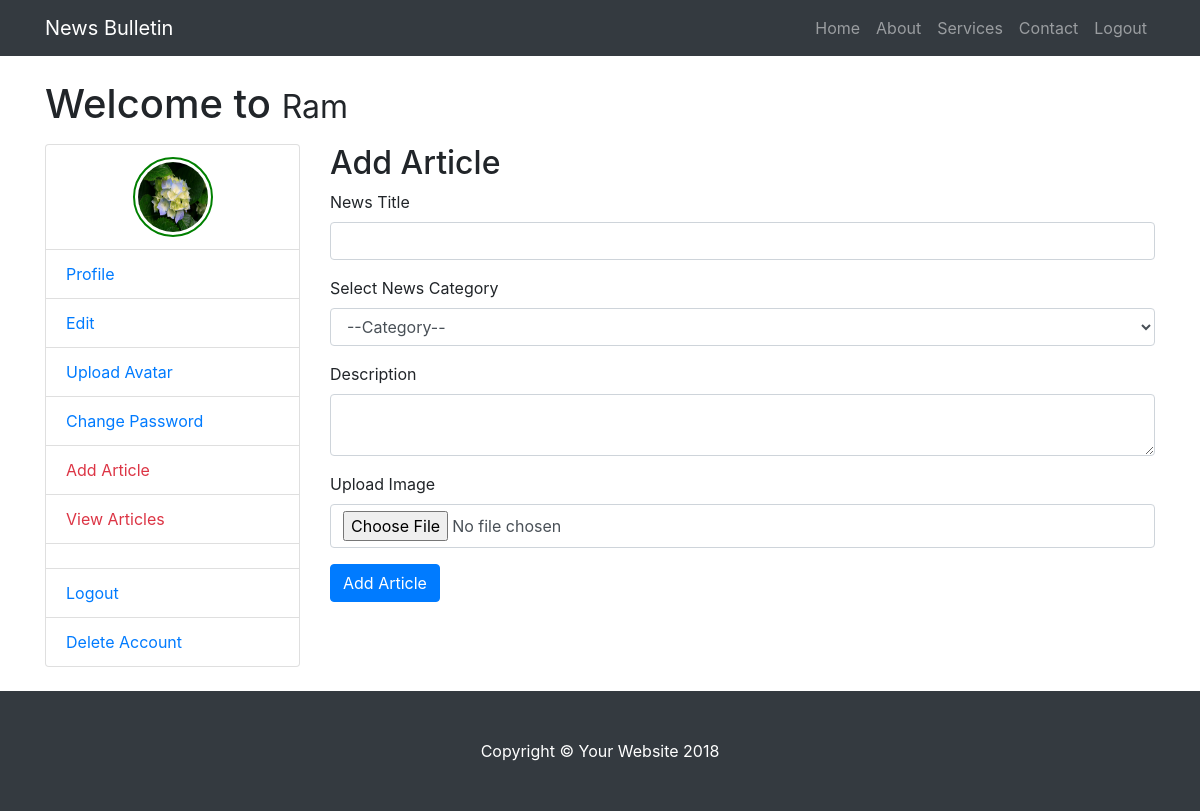
The app's page /article_add.php (signed in) with its own data.
### tables this page shows
CREATE TABLE `register` (
  `id` int(11) NOT NULL,
  `username` varchar(250) NOT NULL,
  `email` varchar(250) NOT NULL,
  `password` varchar(40) NOT NULL,
  `gender` varchar(10) NOT NULL,
  `mobile` varchar(10) NOT NULL,
  `address` text NOT NULL,
  `city` varchar(50) NOT NULL,
  `state` varchar(50) NOT NULL,
  `terms` varchar(10) NOT NULL,
  `dob` date NOT NULL,
  `date_of_reg` datetime NOT NULL DEFAULT CURRENT_TIMESTAMP,
  `status` varchar(15) NOT NULL DEFAULT 'Inactive',
  `ip` varchar(50) NOT NULL,
  `avatar` varchar(250) NOT NULL,
  `account_status` varchar(50) NOT NULL DEFAULT 'Active'
);

### article_add.php (the view, shortened to what this page needs)
<?php
if(isset($_SESSION['user_login']))
{
	include("connect.php");
	$logid=$_SESSION['user_login'];
	$result=mysqli_query($con,"select *from register where id=$logid");
	$row=mysqli_fetch_assoc($result);
	include("header.php");
	?>
		<div class="container">
			<h1 class="mt-4 mb-3">Welcome to
			<small><?php echo ucfirst($row['username'])?></small>
		</h1>
			<div class="row">
				<?php
				include("sidebar.php");
				?>
				<div class="col-lg-9 mb-4">
					<h2>Add Article</h2>
					<form onsubmit="return validation()" action="" method="POST" enctype="multipart/form-data">
						<div class="form-group">
							<label>News Title</label>
							<input id="ntitle" type="text" name="ntitle" class="form-control">
						</div>
						<div class="form-group">
							<label>Select News Category</label>
							<select id="ncat" name="ncat" class="form-control">
								<option value="">--Category--</option>
							</select>
						</div>
						<div class="form-group">
							<label>Description</label>
							<textarea name="ndesc" class="form-control"></textarea>
						</div>
						<div class="form-group">
							<label>Upload Image</label>
							<input type="file" name="image" class="form-control">
						</div>
						<div class="form-group">
							<input type="submit" name="add" class="btn btn-primary" value="Add Article">
						</div>
					</form>
				</div>
			</div>
		</div>
	<?php
	include("footer.php");
}
else
{
	header("Location:login.php");
}
?>

### sidebar.php
<div class="col-lg-3 mb-4">
  <div class="list-group">
  <?php
  if($row['avatar']!="")
  {
  ?>
	<a href="" class="text-center list-group-item"><img src="avatars/<?php echo $row['avatar']?>"  style="height:80px; width:80px; border-radius:50px; border:2px solid green; padding:3px;"></a>
	<?php
  }
	?>
	<a href="home.php" class="list-group-item">Profile</a>
	<a href="edit.php" class="list-group-item">Edit</a>
	<a href="avatar.php" class="list-group-item">Upload Avatar</a>
	<a href="change_pwd.php" class="list-group-item">Change Password</a>
	<a href="article_add.php" class="text-danger list-group-item">Add Article</a>
	<a href="articles_view.php" class="text-danger list-group-item">View Articles</a>
	<a href="" class="list-group-item"></a>
	<a href="logout.php" class="list-group-item">Logout</a>
	<a href="delete_acc.php" class="list-group-item">Delete Account</a>
  </div>
</div>

### css/modern-business.css (style rules this page uses)
body { padding-top: 54px; }
@media (min-width: 992px) { body { padding-top: 56px; } }

### records on screen
register: username "Ram", avatar (picture)
